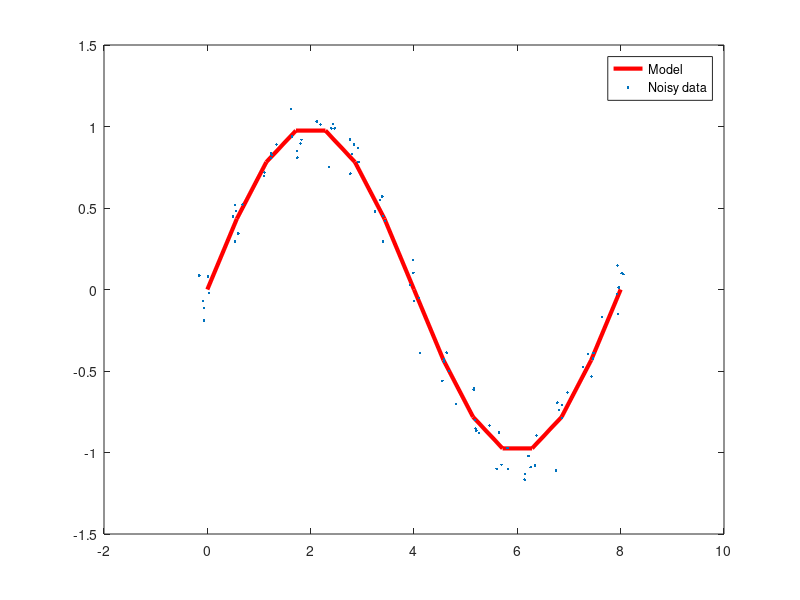

MATLAB code to generate this figure: (Note: this script raises an error after producing the figure.)
% Solve an Input-Output Fitting problem with a Neural Network
close all;clear;clc;

%% Set inputs range
xmin = 0;
xmax = 8;

%% without noise
nsample = 15;
x = linspace(xmin,xmax,nsample);
y=sin(pi*x/4);

%% with noise
x1 = linspace(xmin,xmax,nsample);
y1 = sin(pi*x1/4);   % model;

x = [x1,x1,x1,x1,x1,x1];
% x = x1;
x = x +  randn(size(x))*.1;
y = sin(pi*x/4) + randn(size(x))*.1;
plot(x1,y1,'r','linewidth',3),hold on,plot(x,y,'.')
legend('Model','Noisy data')

%% Input & Target
inputs = x;
targets = y;

%% Create a Fitting Network
hiddenLayerSize = 5;
net = fitnet(hiddenLayerSize);

% Setup Division of Data for Training, Validation, Testing
net.divideParam.trainRatio = 70/100;
net.divideParam.valRatio = 15/100;
net.divideParam.testRatio = 15/100;

% network training function
% net.trainFcn = 'trainlm';  % Levenberg-Marquardt
net.trainFcn = 'trainbr';  % Bayesian Regularization

% Train the Network
net = train(net,inputs,targets);
% view(net)

%% Test MLP Network
xtest = linspace(xmin,xmax,17);
ytest = sin(pi*xtest/4);
output = net(xtest);

%% Compute error
mse_err = mse(ytest,output);
fprintf('Mean Squared Error of test data is %.4f \n',mse_err)
sse_err = sse(ytest,output);
fprintf('Sum of Squared Error of test data is %.4f \n',sse_err)

%% Plot result
figure
plot(xtest,ytest,'-*r');hold on;
plot(xtest,output,'--+');
xlim([xmin,xmax])
legend('Target','Output')
